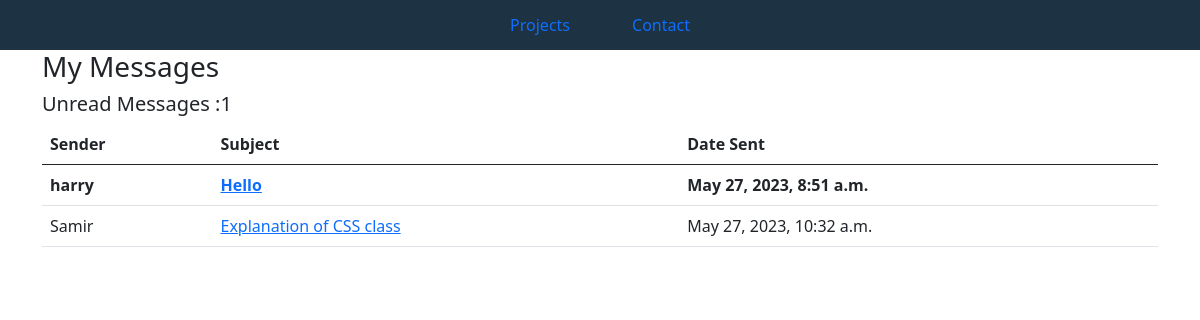
Before: /inbox/ with the older database file.
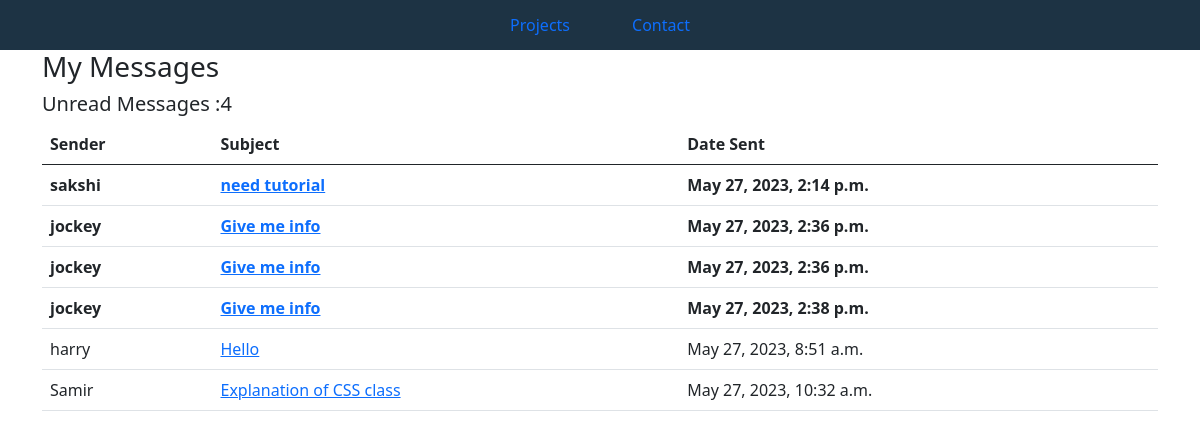
After: the same page with the newer database file.
### base/models.py (models this page shows, shortened)
class Message(models.Model):
    name = models.CharField(max_length=200, null = True)
    email = models.CharField(max_length=200, null = True)
    subject = models.CharField(max_length=200, null = True)
    body = models.TextField()
    is_read = models.BooleanField(default  =False)
    created = models.DateTimeField(auto_now_add= True)
    id = models.UUIDField(default = uuid.uuid4,
                          unique = True,
                          primary_key  = True,
                          editable = False)

### base/views.py (the view)
# urls.py: path('inbox/', views.inboxPage, name="inbox"),
def inboxPage(request):
    inbox = Message.objects.all().order_by('is_read')
    unread_emails = Message.objects.filter(is_read = False).count()
    context = { 'inbox' : inbox,
               'unread_emails' : unread_emails
    }
    return render (request, 'base/inbox.html', context)

### base/templates/base/inbox.html
{% extends 'base/main.html' %}
{% load static %}
{% block  content %}
<div class="container">
    <h3> My Messages
    </h3>
    <h5> Unread Messages :{{unread_emails}} </h5>
        <table class = "table">
            <thead>
                <tr>
                    <th>Sender</th>
                    <th>Subject</th>
                    <th>Date Sent</th>
                </tr>
            </thead>
            <tbody>
                {% for message in inbox %}
                {% if message.is_read %}
                <tr>
                    {% else %}
                <tr style ="font-weight : 900;">
                    {% endif %}
                    <td>{{message.name}}</td>
                    <td><a href = {% url 'message' message.id %}>{{message.subject}}</a></td>
                    <td>{{message.created}}</td>
                </tr>
                {% endfor %}
            </tbody>
        </table>
</div>
{% endblock content %}

### base/templates/base/main.html (shortened to what this page needs)
<!DOCTYPE html>
{% load static %}
<html>
    <head>
        <link rel="stylesheet" href="{% static 'styles/main.css'%}">
        <link href="https://cdn.jsdelivr.net/npm/bootstrap@5.0.1/dist/css/bootstrap.min.css" rel="stylesheet"
>
    </head>
    <body>
        {% include 'base/navbar.html' %}
        {% block content %}
        {% endblock %}
    </body>
    </html>

### base/templates/base/navbar.html (shortened to what this page needs)
<section class ='navigation-bar'>
    <a class = "nav-link" href="{% url 'home' %}">
        Projects
    </a>
    <a class = "nav-link" href="#">
        Contact
    </a>
</section>

### static/styles/main.css (style rules this page uses)
body { background-color:#808080 ; }
.navigation-bar { background-color: #1d3344; height: 50px; display: flex; justify-content: center; align-items: center; }
.nav-link { color :#fff; margin: 15px; }

Changed rows visible on the page:
added Message: name "sakshi", subject "need tutorial", created "May 27, 2023, 2:14 p.m."
added Message: name "jockey", subject "Give me info", created "May 27, 2023, 2:36 p.m."
added Message: name "jockey", subject "Give me info", created "May 27, 2023, 2:36 p.m."
added Message: name "jockey", subject "Give me info", created "May 27, 2023, 2:38 p.m."
changed Message "harry": is_read False → True (drawn)
Other visible differences:
{{ unread_emails }}: "1" → "4"
